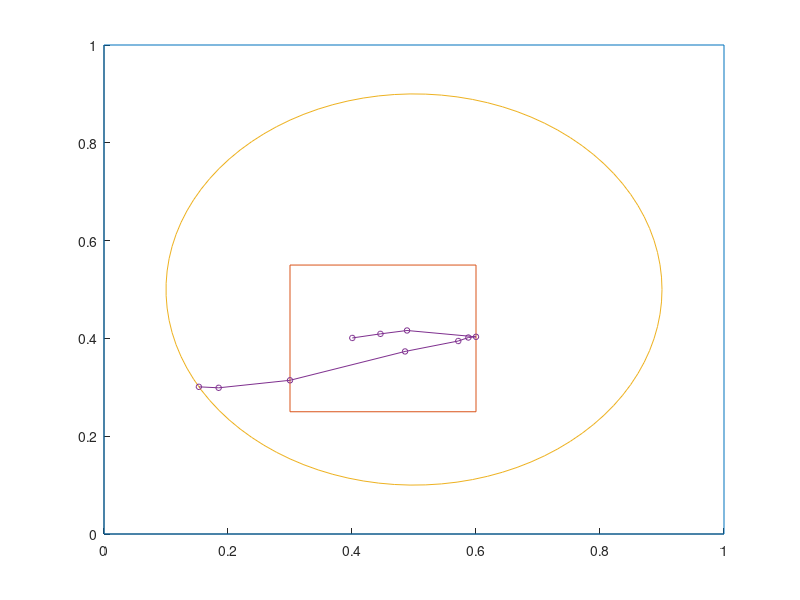

This figure's MATLAB source:
function myplot5()

load data_0.txt

l = length(data_0);
figure;
axis([0 1 0 1])
hold;
x = [0, 1, 1, 0, 0];
y = [0, 0, 1, 1, 0];
plot(x, y)

x = [0.3, 0.6, 0.6, 0.3, 0.3];
y = [0.25, 0.25, 0.55, 0.55, 0.25];
plot(x, y)

t = linspace(0,2*pi,100)';

ar = 0.4;
ax = 0.5; ay = 0.5;
circsax = ar.*cos(t)+ax;  circsay = ar.*sin(t)+ay; 
plot(circsax, circsay); 


axis([0 1 0 1])

for e=1:300,
	I = find(data_0(:,1) == e);
	plot(data_0(I,2),data_0(I,3),'-o', 'MarkerSize', 4);
end; 

end;
